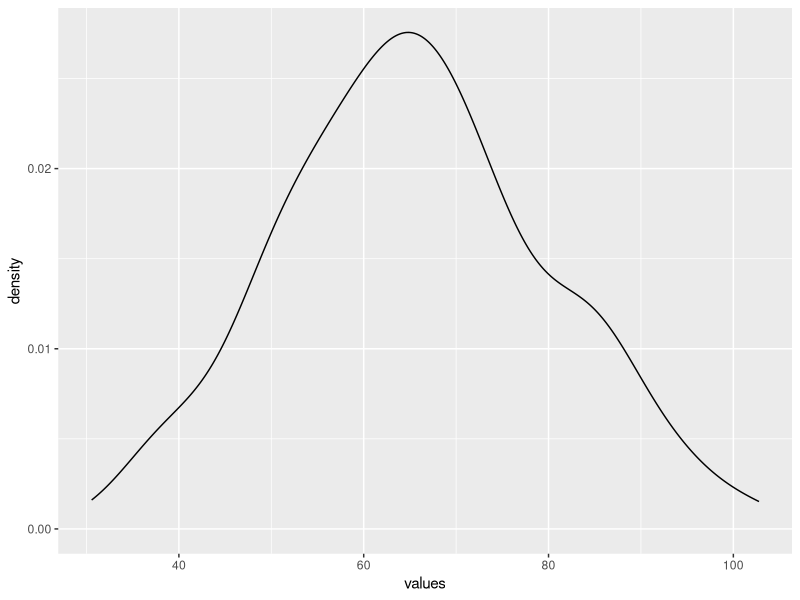
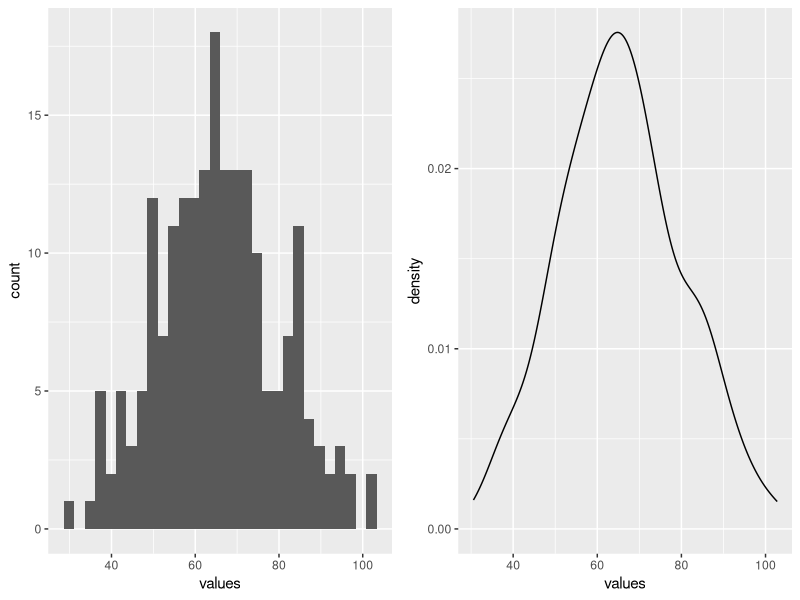
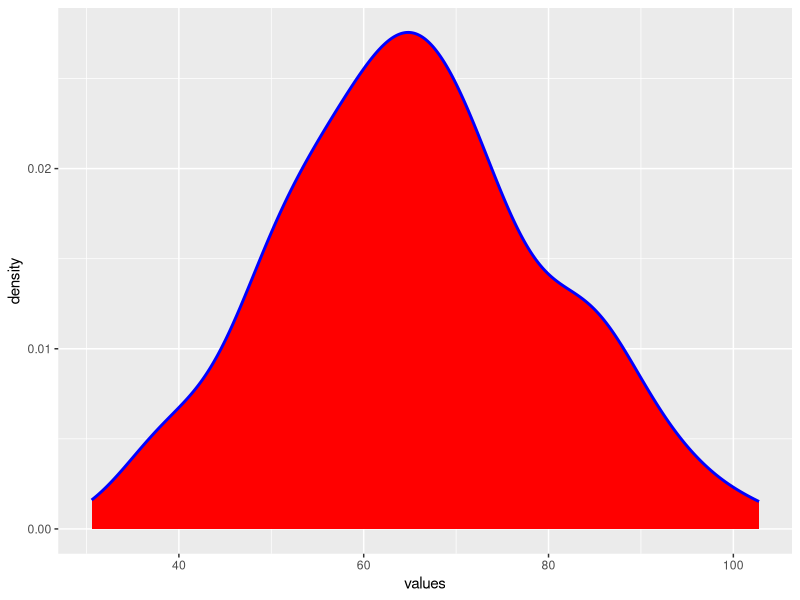
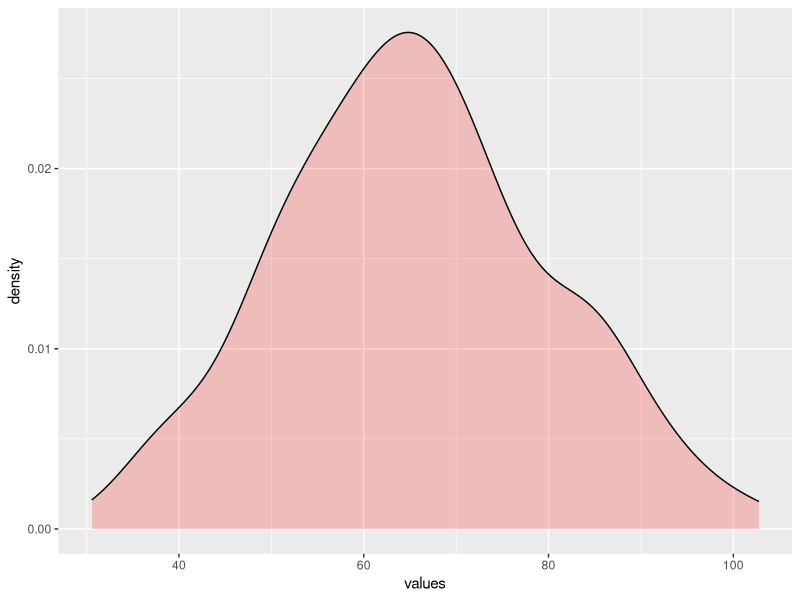

Write R code to recreate these figures, in order.
## ---- chunk 1
knitr::opts_chunk$set(echo = TRUE, fig.align='center')

# title: Creating a density plot
# author: jonathan
# revised: 17/3/2020 

WEB <- c("https://bioceed.uib.no/dropfolder/bioSTATS/Rmd/Visualizing/Simple/density-plot.html")
GIT <- c("https://github.com/jonathansoule/biostats/blob/master/Visualizing/Simple/density-plot.Rmd")
library(ggplot2)
library(gridExtra)
# ID
ID <- 1:200
# sample data
values <- rnorm(200, mean=65, sd=15)
## ---- chunk 2
# dataframe
df <- data.frame(ID, values)
str(df)
## ---- chunk 3
ggplot(df, aes(values)) + 
  geom_density()
## ---- chunk 4
grid.arrange(
  ggplot(df, aes(values)) +          # histogram
    geom_histogram(bins = 30),
  ggplot(df, aes(values)) +          # density plot
    geom_density(),
  ncol=2
)
## ---- chunk 5
ggplot(df, aes(values)) +  
  geom_density(fill="red", color="blue", size=1) 
## ---- chunk 6
ggplot(df, aes(values)) +  
  geom_density(fill="red", alpha=.2) 
